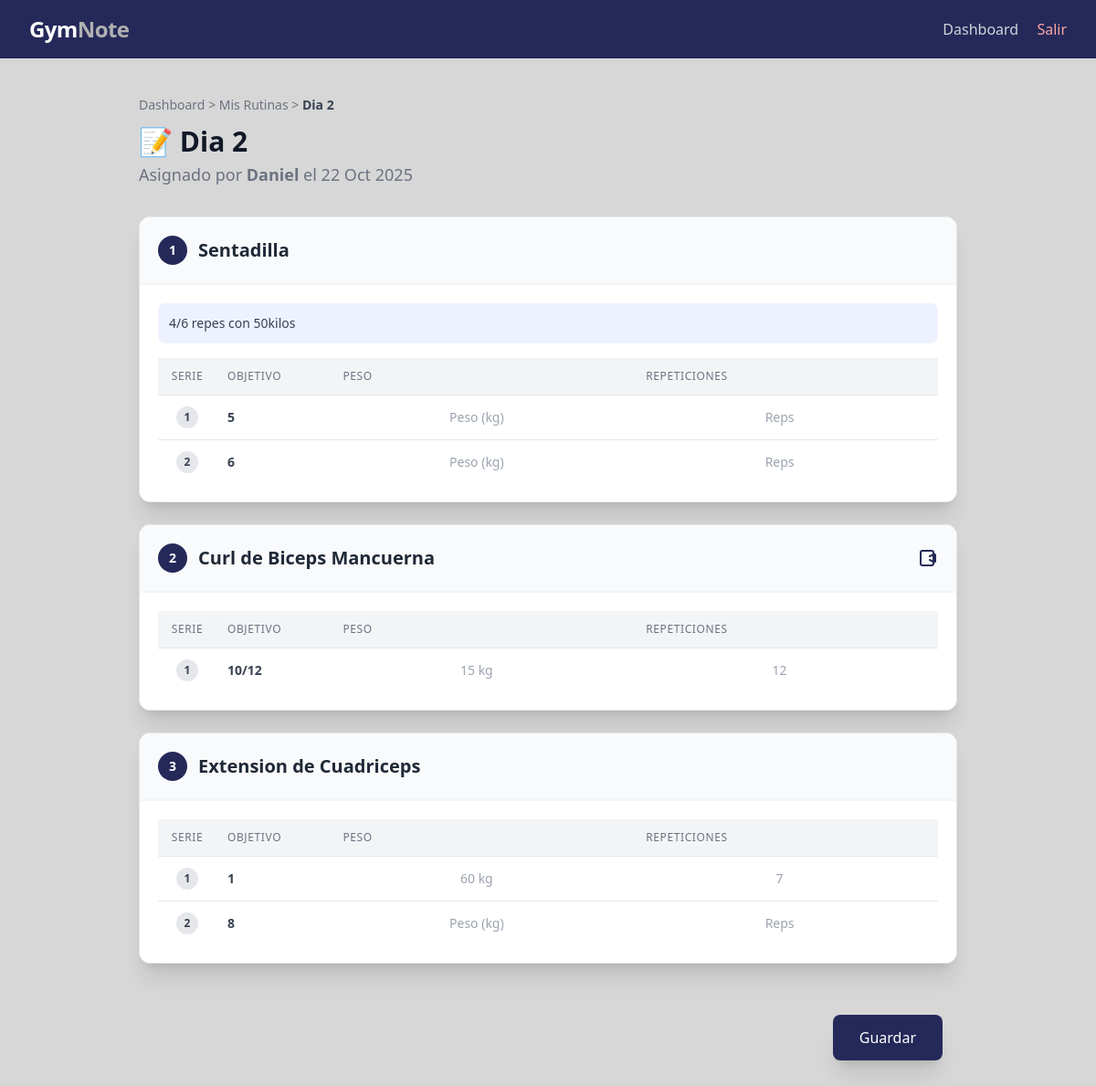
The page /rutina/5/ (signed in) on the database its author committed.
### core/models.py (models this page shows, shortened)
class Entrenamiento(models.Model):
    entrenador = models.ForeignKey(
        PerfilUsuario,
        on_delete=models.CASCADE,
        limit_choices_to={'tipo': 'entrenador'},  # Restringe la selección a usuarios con rol de entrenador.
        related_name='entrenamientos_creados'
    )
    atleta = models.ForeignKey(
        PerfilUsuario,
        on_delete=models.CASCADE,
        limit_choices_to={'tipo': 'atleta'},  # Restringe la selección a usuarios con rol de atleta.
        related_name='entrenamientos'
    )
    nombre = models.CharField(max_length=150, help_text="Nombre del entrenamiento")
    notas = models.TextField(blank=True, help_text="Notas o comentarios del entrenamiento")
    ejercicios = models.ManyToManyField(
        Ejercicio,
        through='DetalleEntrenamiento',
        related_name='entrenamientos'
    )
    created_at = models.DateTimeField(auto_now_add=True)
    updated_at = models.DateTimeField(auto_now=True)
    class Meta:
        verbose_name = "Entrenamiento"
        verbose_name_plural = "Entrenamientos"
        ordering = ["-created_at"]  # Orden descendente por fecha de creación.

class PerfilUsuario(models.Model):
    TIPO_USUARIO = [
        ('entrenador', 'Entrenador'),
        ('atleta', 'Atleta'),
    ]
    user = models.OneToOneField(
        User,
        on_delete=models.CASCADE,
        related_name='perfil'  # Permite acceder al perfil mediante user.perfil
    )
    tipo = models.CharField(max_length=20, choices=TIPO_USUARIO)
    nombre = models.CharField(max_length=100)
    email = models.EmailField(unique=True)
    peso = models.DecimalField(
        max_digits=5,
        decimal_places=2,
        null=True,
        blank=True,
        help_text="Peso en kilogramos (solo atletas)"
    )
    entrenador = models.ForeignKey(
        'self',
        on_delete=models.SET_NULL,
        null=True,
        blank=True,
        related_name='atletas',
        help_text="Entrenador asignado (solo para atletas)"
    )
    class Meta:
        verbose_name = "Perfil de Usuario"
        verbose_name_plural = "Perfiles de Usuarios"
        ordering = ["nombre"]

class DetalleEntrenamiento(models.Model):
    entrenamiento = models.ForeignKey(
        Entrenamiento,
        on_delete=models.CASCADE,
        related_name='detalles'
    )
    ejercicio = models.ForeignKey(
        Ejercicio,
        on_delete=models.CASCADE,
        related_name='detalles'
    )
    orden = models.PositiveIntegerField(
        default=0,
        blank=False,
        null=False,
        db_index=True,
        help_text="Posición del ejercicio en la rutina (1, 2, 3...)"
    )
    peso_recomendado = models.DecimalField(
        max_digits=5,
        decimal_places=2,
        blank=True,
        null=True,
        help_text="Peso recomendado por el entrenador (kg)"
    )
    notas = models.TextField(blank=True, help_text="Notas específicas sobre el ejercicio")
    video_atleta = models.FileField(
        upload_to="videos_atletas/",
        blank=True,
        null=True,
        help_text="Video subido por el atleta ejecutando el ejercicio"
    )
    created_at = models.DateTimeField(auto_now_add=True)
    updated_at = models.DateTimeField(auto_now=True)
    class Meta:
        verbose_name = "Detalle de Entrenamiento"
        verbose_name_plural = "Detalles de Entrenamientos"
        ordering = ["entrenamiento", "orden"]

class Ejercicio(models.Model):
    nombre = models.CharField(max_length=150)
    video = models.URLField(blank=True, null=True)
    created_at = models.DateTimeField(auto_now_add=True)
    uploaded_at = models.DateTimeField(auto_now_add=True)
    class Meta:
        verbose_name = "Ejercicio"
        verbose_name_plural = "Ejercicios"
        ordering = ["nombre"]

class SerieEjercicio(models.Model):
    detalle_entrenamiento = models.ForeignKey(
        DetalleEntrenamiento,
        on_delete=models.CASCADE,
        related_name='series'
    )
    entrenamiento = models.ForeignKey(
        Entrenamiento,
        on_delete=models.CASCADE,
        related_name='series',
        null=True,
        blank=True
    )
    numero_serie = models.PositiveIntegerField(help_text="Número de la serie dentro del ejercicio")
    repeticiones_o_rango = models.CharField(
        max_length=20,
        help_text="Repeticiones o rango (ej: '10' o '8-12')"
    )
    peso_real = models.DecimalField(
        max_digits=5,
        decimal_places=2,
        null=True,
        blank=True,
        verbose_name="Peso levantado (kg)"
    )
    repeticiones_reales = models.PositiveIntegerField(
        null=True,
        blank=True,
        verbose_name="Repeticiones realizadas"
    )
    created_at = models.DateTimeField(auto_now_add=True)
    updated_at = models.DateTimeField(auto_now=True)
    class Meta:
        verbose_name = "Serie de Ejercicio"
        verbose_name_plural = "Series de Ejercicios"
        ordering = ["detalle_entrenamiento", "numero_serie"]

### core/views.py (the view, shortened to what this page needs)
# urls.py: path('rutina/<int:pk>/', RutinaEditarRegistroView.as_view(), name='detalle_rutina'),
class RutinaEditarRegistroView(LoginRequiredMixin, UpdateView):
    model = Entrenamiento
    template_name = "core/atleta/detalle_rutina.html"
    fields = []
    def dispatch(self, request, *args, **kwargs):
        entrenamiento = self.get_object()
        perfil = request.user.perfil
        if perfil.tipo != 'atleta' or entrenamiento.atleta != perfil:
            messages.error(request, "Acceso denegado. Solo el atleta asignado puede registrar este entrenamiento.")
            return redirect('dashboard')
        return super().dispatch(request, *args, **kwargs)
    def get_formset(self):
        entrenamiento = self.get_object()
        queryset_series = SerieEjercicio.objects.filter(
            detalle_entrenamiento__entrenamiento=entrenamiento
        ).order_by('detalle_entrenamiento__orden', 'numero_serie')
        if self.request.method == 'POST':
            return SerieRegistroFormSet(
                self.request.POST,
                queryset=queryset_series,
                prefix='series'
            )
        else:
            return SerieRegistroFormSet(
                queryset=queryset_series,
                prefix='series'
            )
    def get_context_data(self, **kwargs):
        context = super().get_context_data(**kwargs)
        entrenamiento = self.get_object()
        context['modo_usuario'] = 'atleta'
        context['entrenamiento'] = entrenamiento
        context['detalles'] = entrenamiento.detalles.order_by('orden').prefetch_related('series')
        context['series_formset'] = self.get_formset()
        return context

### core/templatetags/custom_filters.py (called while the page is built)
@register.filter(name='dict_by_detalle_id')
def dict_by_detalle_id(forms, detalle_id):
    return [
        form
        for form in forms
        if form.instance.detalle_entrenamiento_id == detalle_id
    ]

### templates/core/atleta/detalle_rutina.html (shortened to what this page needs)
{% extends "base.html" %}
{% load custom_filters %}
{% block content %}
<div class="max-w-4xl mx-auto">
    <header class="mb-8">
        <nav class="text-sm mb-3 text-gray-500">
            <a href="{% url 'dashboard' %}" class="hover:text-primary">Dashboard</a> &gt;
            <a href="{% url 'mis_rutinas' %}" class="hover:text-primary">Mis Rutinas</a> &gt;
            <span class="font-semibold text-gray-700">{{ entrenamiento.nombre }}</span>
        </nav>
        <div class="flex items-center justify-between">
            <div>
                <h1 class="text-3xl font-extrabold text-gray-900 mb-1">
                    📝 {{ entrenamiento.nombre }}
                </h1>
                <p class="text-lg text-gray-500">
                    Asignado por <strong>{{ entrenamiento.entrenador.nombre }}</strong> el {{ entrenamiento.created_at|date:"d M Y" }}
                </p>
            </div>
        </div>
    </header>
    <form method="post" id="registro-entrenamiento-form">
        <div class="space-y-6">
            {% for detalle in detalles %}
                {% with ejercicios_formset_list=series_formset.forms|dict_by_detalle_id:detalle.pk %}
                <div id="ejercicio-card-{{ detalle.pk }}" class="bg-white shadow-xl rounded-xl overflow-hidden border border-gray-200">
                    <div class="flex items-center justify-between p-5 border-b border-gray-100 cursor-pointer bg-gray-50 hover:bg-gray-100 transition"
                         data-accordion-target="#collapse-{{ detalle.pk }}" aria-expanded="true">
                        <h2 class="text-xl font-bold text-gray-800 flex items-center">
                            <span class="w-8 h-8 flex items-center justify-center bg-primary text-white rounded-full text-sm mr-3 font-semibold">{{ forloop.counter }}</span>
                            {{ detalle.ejercicio.nombre }}
                        </h2>
                        <div class="flex items-center space-x-4">
                            {% if detalle.ejercicio.video %}
                                <a href="{{ detalle.ejercicio.video }}" target="_blank" class="text-primary hover:text-indigo-800 transition" title="Ver Video">
                                    <svg class="w-6 h-6" fill="none" stroke="currentColor" viewBox="0 0 24 24"><path stroke-linecap="round" stroke-linejoin="round" stroke-width="2" d="M15 10l4.553-2.276A1 1 0 0121 8.618v6.764a1 1 0 01-1.447.894L15 14M5 18V6a2 2 0 012-2h10a2 2 0 012 2v12a2 2 0 01-2 2H7a2 2 0 01-2-2z"></path></svg>
                                </a>
                            {% endif %}
                        </div>
                    </div>
                    <div id="collapse-{{ detalle.pk }}" class="p-5 border-t border-gray-100 accordion-content">
                        {% if detalle.notas or detalle.peso_recomendado %}
                        <div class="mb-4 text-sm text-gray-700 p-3 bg-indigo-50 rounded-lg">
                            {% if detalle.notas %}
                             <span class="font-medium">{{ detalle.notas }}</span>
                            {% endif %}
                        </div>
                        {% endif %}
                        <div class="overflow-x-auto">
                            <table class="min-w-full divide-y divide-gray-200">
                                <thead class="bg-gray-100">
                                    <tr>
                                        <th scope="col" class="px-3 py-3 text-center text-xs font-medium text-gray-500 uppercase tracking-wider w-16">Serie</th>
                                        <th scope="col" class="px-3 py-3 text-left text-xs font-medium text-gray-500 uppercase tracking-wider">Objetivo</th>
                                        <th scope="col" class="px-3 py-3 text-left text-xs font-medium text-gray-500 uppercase tracking-wider">Peso</th>
                                        <th scope="col" class="px-3 py-3 text-left text-xs font-medium text-gray-500 uppercase tracking-wider">Repeticiones</th>
                                    </tr>
                                </thead>
                                <tbody class="bg-white divide-y divide-gray-200">
                                    {% for form in ejercicios_formset_list %}
                                        <tr class="hover:bg-indigo-50 transition duration-100">
                                            <td class="px-3 py-3 whitespace-nowrap text-sm font-medium text-gray-900 text-center">
                                                <span class="inline-flex items-center justify-center h-6 w-6 rounded-full bg-gray-200 text-gray-700 font-bold text-xs">
                                                    {{ form.instance.numero_serie }}
                                                </span>
                                            </td>
                                            <td class="px-3 py-3 whitespace-nowrap text-sm text-gray-700 font-semibold">
                                                {{ form.instance.repeticiones_o_rango }}
                                            </td>
                                            <td class="p-0 whitespace-nowrap">
                                                {{ form.peso_real }}
                                            </td>
                                            <td class="p-0 whitespace-nowrap">
                                                {{ form.repeticiones_reales }}
                                            </td>
                                        </tr>
                                    {% empty %}
                                        <tr>
                                            <td colspan="4" class="px-3 py-4 text-center text-sm text-gray-500">
                                                El entrenador no ha prescrito series para este ejercicio.
                                            </td>
                                        </tr>
                                    {% endfor %}
                                </tbody>
                            </table>
                        </div>
                    </div>
                </div>
                {% endwith %}
            {% empty %}
                <div class="p-6 text-center text-gray-600 bg-white rounded-xl shadow-lg">
                    <p class="text-xl font-semibold">Rutina Vacía 😔</p>
                    <p class="mt-2">Este entrenamiento no tiene ejercicios asignados aún. Contacta a tu entrenador.</p>
                </div>
            {% endfor %}
        </div>
        <div class="mt-10 sticky bottom-0 p-4 z-10 flex justify-end">
          <button
            type="submit"
            class="w-auto justify-center inline-flex items-center px-7 py-3 border border-transparent
                   text-base font-medium rounded-lg shadow-xl text-white bg-primary
                   hover:bg-indigo-700 focus:ring-primary focus:outline-none focus:ring-2
                   focus:ring-offset-2 hover:shadow-2xl hover:-translate-y-1
                   transition-all duration-300">
            Guardar
          </button>
        </div>
    </form>
</div>
{% endblock content %}

### rows shown on the page
Entrenamiento: nombre "Dia 2", entrenador.nombre "Daniel", created_at "22 Oct 2025"
DetalleEntrenamiento: ejercicio.nombre "Sentadilla", notas "4/6 repes con 50kilos"
SerieEjercicio: instance.numero_serie "1", instance.repeticiones_o_rango "5"
SerieEjercicio: instance.numero_serie "2", instance.repeticiones_o_rango "6"
DetalleEntrenamiento: ejercicio.nombre "Curl de Biceps Mancuerna"
SerieEjercicio: instance.numero_serie "1", instance.repeticiones_o_rango "10/12"
DetalleEntrenamiento: ejercicio.nombre "Extension de Cuadriceps"
SerieEjercicio: instance.numero_serie "1", instance.repeticiones_o_rango "1"
SerieEjercicio: instance.numero_serie "2", instance.repeticiones_o_rango "8"
